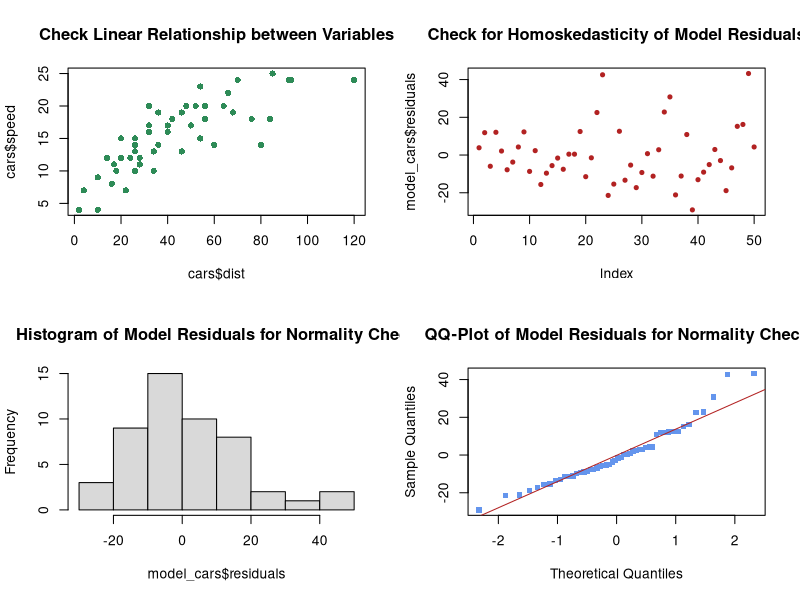

Recreate this plot in R. (Note: this script raises an error after producing the figure.)
# Statistics Tutorial - Day 8 - Correlation and Regression
# Created By: Prabesh Dhakal on 2020-06-10
# Last Edited: 2020-06-10


#### Goals: ####
#     i. Revisit simple linear regression
#    ii. Perform multiple linear regression
#   iii. Perform ANOVA

# ----------------------------------- * ----------------------------------- #
install.packages("corrplot")
library("corrplot")

#### 1. Regression revisited ####

# we assume that stopping distance `dist` depends on
# how cast the car is moving `speed`
# hence dist is the response and speed the predictor variable
# in the linear model below
model_cars <- lm(dist ~ speed, data = cars)

model_cars

summary(model_cars)

# 1.1 Assumptions/Requirements of Linear Regression ----

par(mfrow=c(2,2)) # divide the plot into 4 sections

# 1. Check the linear relationship between two variables
plot(cars$dist, cars$speed, 
     pch = 16, col = 'seagreen', 
     main = 'Check Linear Relationship between Variables')

# 2. Check the homogeneity of model residuals

plot(model_cars$residuals, 
     pch = 20, col = 'firebrick', 
     main = 'Check for Homoskedasticity of Model Residuals')

# 3. check if the model residuals follow a normal distribution
hist(model_cars$residuals, 
     col = 'gray85', 
     main = 'Histogram of Model Residuals for Normality Check')
qqnorm(model_cars$residuals, 
       pch = 15, cex = 0.85, col = 'cornflowerblue', 
       main = 'QQ-Plot of Model Residuals for Normality Check')
qqline(model_cars$residuals, 
       col = 'firebrick', cex = 1.5)

## 4. Significance of coefficients:
# Looks like both coefficients are significant.

# Coefficient of determination from Adjusted R-squared
summary(model_cars) # 0.6438 -> what does this figure mean?

# 1.2 Make predictions ----

# make predictions using our linear model
cars$speed


# 8 new observations for speeds of cars
new_car_speeds <- c(100, 70, 10, 9, 7, 4, 3, 0) 

# create a data frame with same column header
new_speeds <- data.frame(speed = new_car_speeds, row.names=99)

# perform a prediction using the model and new data
pred_dist <- predict(model_cars, new_speeds)

View(data.frame(new_car_speeds, pred_dist)) # view the result
# there is a slight problem with the predictions that you saw earlier,
# some of the predicted values are -ve
# this is not possible for distance (which is a ratio data with true 0)
# it is up to the scientist to identify issues like this
# and take them into account when making interpretations

#### 2. Multiple Linear Regression ####

# work with `mtcars` built-in dataset
str(mtcars)
summary(mtcars)

plot(mtcars)

model_1 <- lm(mpg ~ ., data=mtcars) # model with ALL independent variables
summary(model_1)

correlations <- cor(mtcars[, c(1, 3, 4, 5, 6, 7)])
corrplot(correlations, type="upper")

# some of the variables are categorical (eg. vs, am, cyl, ...)
# let's take that into account when performing linear regression
cat_cols <- c("cyl", "vs", "am", "gear", "carb")
mt_df <- mtcars
mt_df[cat_cols] <- lapply(mt_df[, cat_cols], factor)

str(mt_df)
summary(mt_df)

# models with categorical variables
model_2 <- lm(mpg ~ ., data=mt_df)
model_3 <- lm(mpg ~ hp + wt + disp, data=mt_df) # model with specific variables

# compare model_1 vs model_2 model_3
summary(model_1)
summary(model_2)
summary(model_3)


#### 3. ANOVA ####

# 3.1 Using anova() function ----

# One-way ANOVA
anova(lm(mpg ~ cyl, data=mt_df))

# Two-way ANOVA
anova(lm(mpg ~ cyl + am, data=mt_df))

# Two-way ANOVA (with interaction effects)
anova(lm(mpg ~ cyl * am, data=mt_df))


# 3.2 Using aov() function ----

# aov() is not that different from anova()
# but, you need to use summary() to see the
# details of the results of aov() 
# (anova does this automatically)

# One-way ANOVA
anova_1 <- aov(mpg ~ cyl, data=mt_df)
summary(anova_1)

# Two-way ANOVA
anova_2 <- aov(mpg ~ cyl + am, data=mt_df)
summary(anova_2)

# Two-way ANOVA (with interaction effects)
anova_3 <- aov(mpg ~ cyl * am, data=mt_df)
summary(anova_3)
# cyl:am is not significant as p-value > 0.05
# this means that the effect of interaction is not signifant
# (If the effect of interaction is signifant, it means that the combination
# of independent variables significantly influences the dependent variable.)


#### 4. Multiple Pairwise Comparison with TukeyHSD() ####

# Tukey Honest Signifant Differences is used to perform multiple
# pairwise-comarison between the means of groups AFTER the results of
# ANOVA has been identified as statistically significant (if H0 is rejected).
# This type of test is called Post-Hoc Tests.

# TukeyHSD():
#    - is performed with factors that are identified as "significant"
#       by ANOVA test
#    - is usually performed on factors with > 2 levels

TukeyHSD(anova_2)

# Looking at the p-values:
# There are significant differences in the mpg mean values 
#       between the different cylinder (cyl) types
# There are no significant differences in the mpg mean values
#       between the different am types

# Notes:
# On Post-hoc Tests: https://www.youtube.com/watch?v=F2R63oTqXRg
# TukeyHSD: https://rpubs.com/aaronsc32/post-hoc-analysis-tukey
